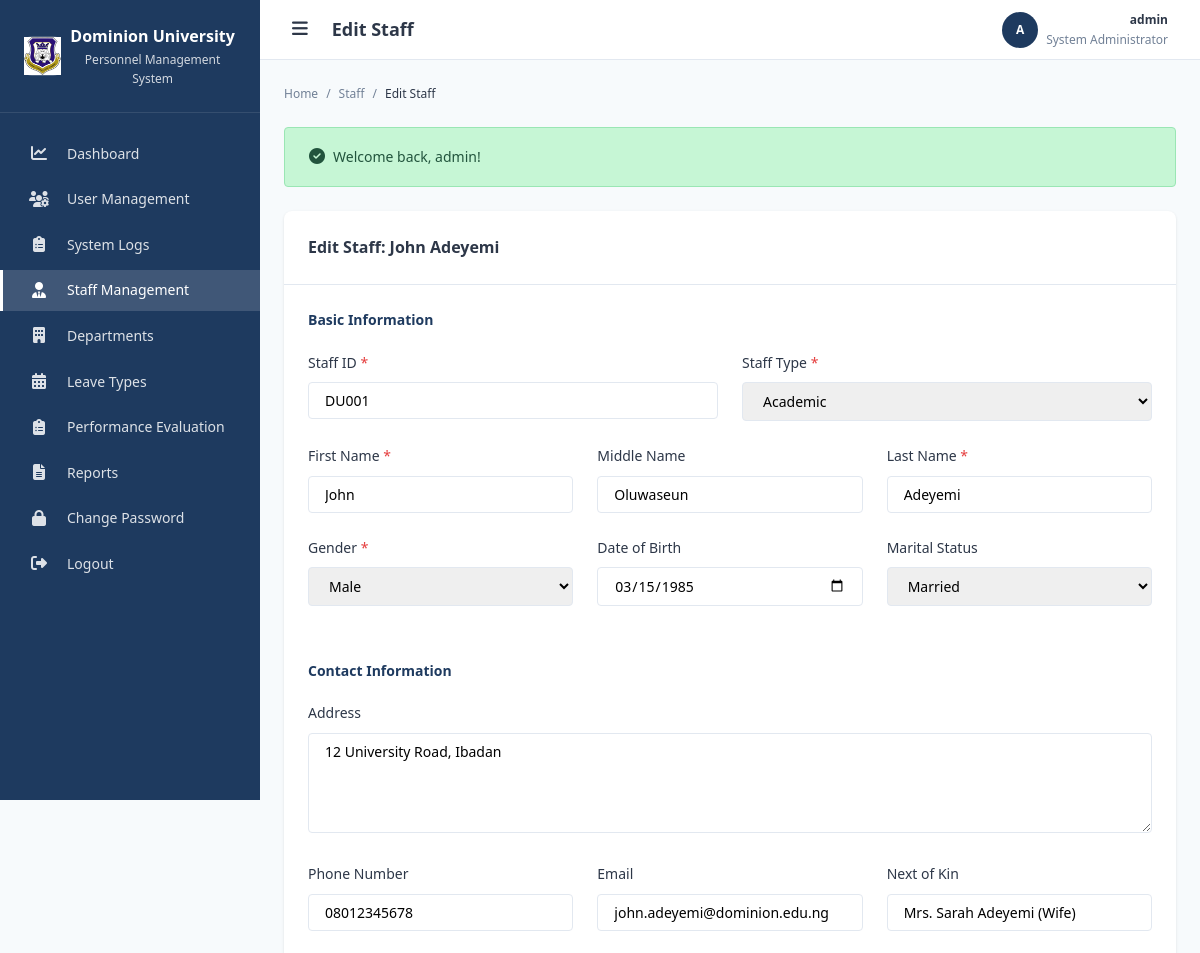
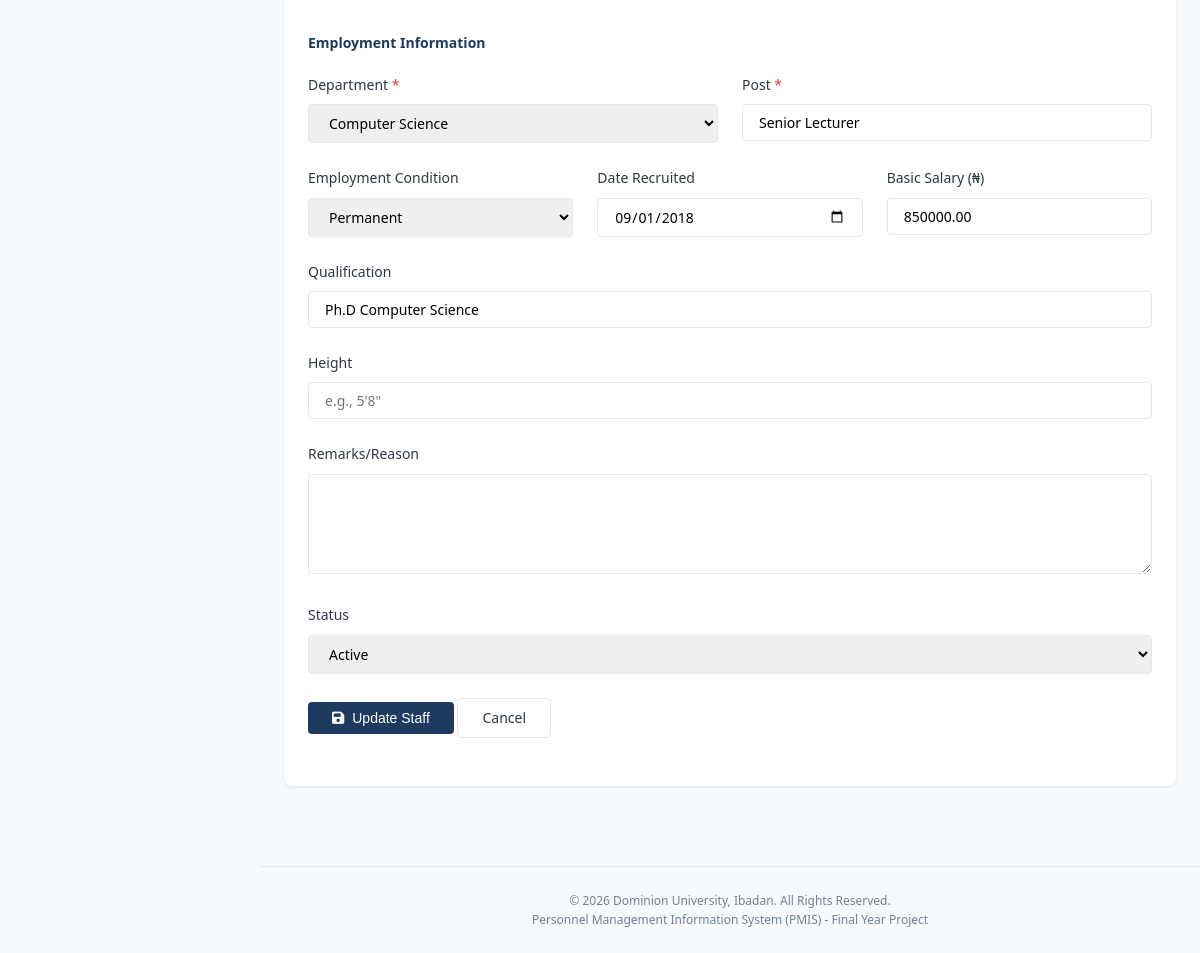
The page /modules/staff/edit.php?id=1 (signed in) on the database its author committed (2 pictures, top to bottom).
### tables this page shows
CREATE TABLE staff (
    id INT AUTO_INCREMENT PRIMARY KEY,
    staff_id VARCHAR(50) NOT NULL UNIQUE COMMENT 'Unique staff identification number',
    first_name VARCHAR(100) NOT NULL,
    last_name VARCHAR(100) NOT NULL,
    middle_name VARCHAR(100),
    gender ENUM('Male', 'Female', 'Other') NOT NULL,
    date_of_birth DATE,
    marital_status ENUM('Single', 'Married', 'Divorced', 'Widowed'),
    address TEXT,
    phone VARCHAR(20),
    email VARCHAR(100),
    next_of_kin VARCHAR(200),
    height VARCHAR(10),
    qualification VARCHAR(255),
    department_id INT,
    rank VARCHAR(100) COMMENT 'Job title/designation',
    employment_condition ENUM('Permanent', 'Contract', 'Temporary', 'Part-time') DEFAULT 'Permanent',
    date_recruited DATE,
    reason TEXT COMMENT 'Reason for employment/remarks',
    basic_salary DECIMAL(12, 2),
    staff_type ENUM('academic', 'non_academic') NOT NULL,
    passport_photo VARCHAR(255) COMMENT 'Path to passport photo',
    status ENUM('active', 'inactive', 'suspended') DEFAULT 'active',
    created_at TIMESTAMP DEFAULT CURRENT_TIMESTAMP,
    updated_at TIMESTAMP DEFAULT CURRENT_TIMESTAMP ON UPDATE CURRENT_TIMESTAMP,
    
     
    FOREIGN KEY (department_id) REFERENCES departments(id) ON DELETE SET NULL ON UPDATE CASCADE,
    
     
    INDEX idx_staff_id (staff_id),
    INDEX idx_staff_name (last_name, first_name),
    INDEX idx_staff_type (staff_type),
    INDEX idx_staff_status (status),
    INDEX idx_staff_dept (department_id)
);

CREATE TABLE departments (
    id INT AUTO_INCREMENT PRIMARY KEY,
    department_name VARCHAR(100) NOT NULL,
    department_code VARCHAR(20) UNIQUE,
    hod_staff_id INT NULL,
    description TEXT,
    created_at TIMESTAMP DEFAULT CURRENT_TIMESTAMP,
    updated_at TIMESTAMP DEFAULT CURRENT_TIMESTAMP ON UPDATE CURRENT_TIMESTAMP,
    INDEX idx_dept_name (department_name),
    INDEX idx_dept_code (department_code)
);

### modules/staff/edit.php (the view, shortened to what this page needs)
<?php
require_once '../../includes/functions.php';
require_once '../../includes/role_check.php';
$staffRecordId = $_GET['id'] ?? 0;
try {
    $stmt = $pdo->prepare("SELECT * FROM staff WHERE id = ?");
    $stmt->execute([$staffRecordId]);
    $staffRecord = $stmt->fetch();
} catch (PDOException $e) {
    error_log("Edit Staff Error: " . $e->getMessage());
    $staffRecord = false;
}
$deptStmt = $pdo->query("SELECT id, department_name FROM departments ORDER BY department_name");
$departments = $deptStmt->fetchAll();
$formData = [
    'staff_id' => $staffRecord['staff_id'],
    'first_name' => $staffRecord['first_name'],
    'last_name' => $staffRecord['last_name'],
    'middle_name' => $staffRecord['middle_name'] ?? '',
    'gender' => $staffRecord['gender'],
    'date_of_birth' => $staffRecord['date_of_birth'] ?? '',
    'marital_status' => $staffRecord['marital_status'] ?? '',
    'address' => $staffRecord['address'] ?? '',
    'phone' => $staffRecord['phone'] ?? '',
    'email' => $staffRecord['email'] ?? '',
    'next_of_kin' => $staffRecord['next_of_kin'] ?? '',
    'height' => $staffRecord['height'] ?? '',
    'qualification' => $staffRecord['qualification'] ?? '',
    'department_id' => $staffRecord['department_id'],
    'rank' => $staffRecord['rank'],
    'employment_condition' => $staffRecord['employment_condition'] ?? 'Permanent',
    'date_recruited' => $staffRecord['date_recruited'] ?? '',
    'reason' => $staffRecord['reason'] ?? '',
    'basic_salary' => $staffRecord['basic_salary'] ?? '',
    'staff_type' => $staffRecord['staff_type'],
    'status' => $staffRecord['status']
];
require_once '../../includes/header.php';
require_once '../../includes/sidebar.php';
?>
<div class="card">
    <div class="card-header">
        <h3 class="card-title">Edit Staff: <?php echo escapeOutput($staffRecord['first_name'] . ' ' . $staffRecord['last_name']); ?></h3>
    </div>
    <div class="card-body">
        <form method="POST" action="" data-validate>
            <h4 style="margin-bottom: 20px; color: var(--primary-color);">Basic Information</h4>
            <div class="form-row">
                <div class="form-group">
                    <label class="form-label required">Staff ID</label>
                    <input type="text" name="staff_id" class="form-control"
                           value="<?php echo escapeOutput($formData['staff_id']); ?>" required>
                </div>
                <div class="form-group">
                    <label class="form-label required">Staff Type</label>
                    <select id="staff_type" name="staff_type" class="form-control" required onchange="togglePostField()">
                        <option value="academic" <?php echo ($formData['staff_type'] == 'academic') ? 'selected' : ''; ?>>Academic</option>
                    </select>
                </div>
            </div>
            <div class="form-row">
                <div class="form-group">
                    <label class="form-label required">First Name</label>
                    <input type="text" name="first_name" class="form-control"
                           value="<?php echo escapeOutput($formData['first_name']); ?>" required>
                </div>
                <div class="form-group">
                    <label class="form-label">Middle Name</label>
                    <input type="text" name="middle_name" class="form-control"
                           value="<?php echo escapeOutput($formData['middle_name']); ?>">
                </div>
                <div class="form-group">
                    <label class="form-label required">Last Name</label>
                    <input type="text" name="last_name" class="form-control"
                           value="<?php echo escapeOutput($formData['last_name']); ?>" required>
                </div>
            </div>
            <div class="form-row">
                <div class="form-group">
                    <label class="form-label required">Gender</label>
                    <select name="gender" class="form-control" required>
                        <option value="Male" <?php echo ($formData['gender'] == 'Male') ? 'selected' : ''; ?>>Male</option>
                    </select>
                </div>
                <div class="form-group">
                    <label class="form-label">Date of Birth</label>
                    <input type="date" name="date_of_birth" class="form-control"
                           value="<?php echo escapeOutput($formData['date_of_birth']); ?>">
                </div>
                <div class="form-group">
                    <label class="form-label">Marital Status</label>
                    <select name="marital_status" class="form-control">
                        <option value="Married" <?php echo ($formData['marital_status'] == 'Married') ? 'selected' : ''; ?>>Married</option>
                    </select>
                </div>
            </div>
            <h4 style="margin: 30px 0 20px; color: var(--primary-color);">Contact Information</h4>
            <div class="form-group">
                <label class="form-label">Address</label>
                <textarea name="address" class="form-control" rows="2"><?php echo escapeOutput($formData['address']); ?></textarea>
            </div>
            <div class="form-row">
                <div class="form-group">
                    <label class="form-label">Phone Number</label>
                    <input type="tel" name="phone" class="form-control" data-phone
                           value="<?php echo escapeOutput($formData['phone']); ?>"
                           placeholder="08012345678">
                </div>
                <div class="form-group">
                    <label class="form-label">Email</label>
                    <input type="email" name="email" class="form-control"
                           value="<?php echo escapeOutput($formData['email']); ?>">
                </div>
                <div class="form-group">
                    <label class="form-label">Next of Kin</label>
                    <input type="text" name="next_of_kin" class="form-control"
                           value="<?php echo escapeOutput($formData['next_of_kin']); ?>">
                </div>
            </div>
            <h4 style="margin: 30px 0 20px; color: var(--primary-color);">Employment Information</h4>
            <div class="form-row">
                <div class="form-group" id="deptFieldContainer">
                    <label class="form-label required">Department</label>
                    <select name="department_id" id="department_id" class="form-control" required>
                        <?php foreach ($departments as $dept): ?>
                            <option value="<?php echo $dept['id']; ?>"
                                    <?php echo ($formData['department_id'] == $dept['id']) ? 'selected' : ''; ?>>
                                <?php echo escapeOutput($dept['department_name']); ?>
                            </option>
                        <?php endforeach; ?>
                    </select>
                </div>
                <div class="form-group">
                    <label class="form-label required">Post</label>
                    <div id="rankInputContainer">
                        <input type="text" id="rank_input" name="rank" class="form-control"
                               value="<?php echo escapeOutput($formData['rank'] ?? ''); ?>"
                               placeholder="e.g., Lecturer I, Senior Admin Officer" required>
                    </div>
                </div>
            </div>
            <div class="form-row">
                <div class="form-group">
                    <label class="form-label">Employment Condition</label>
                    <select name="employment_condition" class="form-control">
                        <option value="Permanent" <?php echo ($formData['employment_condition'] == 'Permanent') ? 'selected' : ''; ?>>Permanent</option>
                    </select>
                </div>
                <div class="form-group">
                    <label class="form-label">Date Recruited</label>
                    <input type="date" name="date_recruited" class="form-control"
                           value="<?php echo escapeOutput($formData['date_recruited']); ?>">
                </div>
                <div class="form-group">
                    <label class="form-label">Basic Salary (₦)</label>
                    <input type="number" name="basic_salary" class="form-control" step="0.01"
                           value="<?php echo escapeOutput($formData['basic_salary']); ?>">
                </div>
            </div>
            <div class="form-group">
                <label class="form-label">Qualification</label>
                <input type="text" name="qualification" class="form-control"
                       value="<?php echo escapeOutput($formData['qualification']); ?>"
                       placeholder="e.g., Ph.D Computer Science, B.Sc Mathematics">
            </div>
            <div class="form-group">
                <label class="form-label">Height</label>
                <input type="text" name="height" class="form-control"
                       value="<?php echo escapeOutput($formData['height']); ?>"
                       placeholder="e.g., 5'8&quot;">
            </div>
            <div class="form-group">
                <label class="form-label">Remarks/Reason</label>
                <textarea name="reason" class="form-control" rows="2"><?php echo escapeOutput($formData['reason']); ?></textarea>
            </div>
            <div class="form-group">
                <label class="form-label">Status</label>
                <select name="status" class="form-control">
                    <option value="active" <?php echo ($formData['status'] == 'active') ? 'selected' : ''; ?>>Active</option>
                </select>
            </div>
            <div class="form-group">
                <button type="submit" class="btn btn-primary"><i class="fas fa-save"></i> Update Staff</button>
                <a href="list.php" class="btn btn-outline">Cancel</a>
            </div>
        </form>
    </div>
</div>
<?php require_once '../../includes/footer.php'; ?>

### assets/css/style.css (style rules this page uses)
:root { --primary-color: #1e3a5f; --primary-dark: #152a45; --primary-light: #2c5282; --secondary-color: #2d5a87; --accent-color: #3182ce; --bg-color: #f7fafc; --card-bg: #ffffff; --text-color: #2d3748; --text-muted: #718096; --border-color: #e2e8f0; --success-color: #38a169; --success-bg: #c6f6d5; --danger-color: #e53e3e; --danger-bg: #fed7d7; --warning-color: #d69e2e; --warning-bg: #fefcbf; --info-color: #3182ce; --info-bg: #bee3f8; --font-family: 'Segoe UI', Tahoma, Geneva, Verdana, sans-serif; --font-size-base: 14px; --font-size-sm: 12px; --font-size-lg: 16px; --font-size-xl: 18px; --font-size-2xl: 24px; --spacing-xs: 4px; --spacing-sm: 8px; --spacing-md: 16px; --spacing-lg: 24px; --spacing-xl: 32px; --radius-sm: 4px; --radius-md: 8px; --radius-lg: 12px; --shadow-sm: 0 1px 3px rgba(0, 0, 0, 0.1); --shadow-md: 0 4px 6px rgba(0, 0, 0, 0.1); --shadow-lg: 0 10px 15px rgba(0, 0, 0, 0.1); --sidebar-width: 260px; --sidebar-collapsed: 70px; --header-height: 60px; }
* { margin: 0; padding: 0; box-sizing: border-box; }
html { font-size: var(--font-size-base); }
body { font-family: var(--font-family); background-color: var(--bg-color); color: var(--text-color); line-height: 1.6; min-height: 100vh; }
a { text-decoration: none; color: var(--accent-color); transition: color 0.2s; }
.card { background: var(--card-bg); border-radius: var(--radius-md); box-shadow: var(--shadow-sm); margin-bottom: var(--spacing-lg); }
.card-header { padding: var(--spacing-lg); border-bottom: 1px solid var(--border-color); display: flex; align-items: center; justify-content: space-between; }
.card-title { font-size: var(--font-size-lg); font-weight: 600; color: var(--text-color); }
.card-body { padding: var(--spacing-lg); }
.form-group { margin-bottom: var(--spacing-lg); }
.form-label { display: block; margin-bottom: var(--spacing-sm); font-weight: 500; color: var(--text-color); }
.form-label.required::after { content: ' *'; color: var(--danger-color); }
.form-control { width: 100%; padding: var(--spacing-sm) var(--spacing-md); border: 1px solid var(--border-color); border-radius: var(--radius-sm); font-size: var(--font-size-base); font-family: inherit; transition: border-color 0.2s, box-shadow 0.2s; }
select.form-control { cursor: pointer; }
textarea.form-control { resize: vertical; min-height: 100px; }
.form-row { display: grid; grid-template-columns: repeat(auto-fit, minmax(200px, 1fr)); gap: var(--spacing-lg); }
.btn { display: inline-flex; align-items: center; justify-content: center; gap: var(--spacing-sm); padding: var(--spacing-sm) var(--spacing-lg); border: none; border-radius: var(--radius-sm); font-size: var(--font-size-base); font-weight: 500; cursor: pointer; transition: all 0.2s; text-decoration: none; }
.btn-primary { background: var(--primary-color); color: #fff; }
.btn-outline { background: transparent; border: 1px solid var(--border-color); color: var(--text-color); }

### rows shown on the page
staff: first_name+last_name "John Adeyemi", staff_id "DU001", staff_type "Academic", first_name "John", middle_name "Oluwaseun", last_name "Adeyemi", gender "Male", date_of_birth "03/15/1985", marital_status "Married", address "12 University Road, Ibadan", phone "08012345678", email "john.adeyemi@dominion.edu.ng", next_of_kin "Mrs. Sarah Adeyemi (Wife)", department_id "Computer Science", rank "Senior Lecturer", employment_condition "Permanent", date_recruited "09/01/2018", basic_salary "850000.00", qualification "Ph.D Computer Science", status "Active"

### other values the page prints
escapeOutput($pageTitle) "Edit Staff"
$currentUserInitials "A"
escapeOutput($currentUserName) "admin"
escapeOutput($currentUserRole) "System Administrator"
escapeOutput($name) "Staff"
escapeOutput($name) "Edit Staff"
escapeOutput($msg['message']) "Welcome back, admin!"
